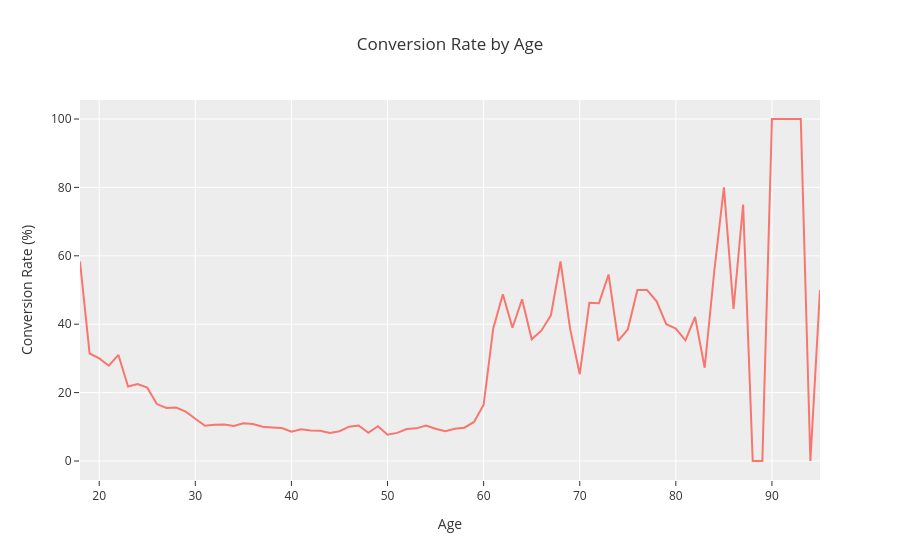

Notebook code for this chart:
### Code cell
# Visualize conversion rate by age using plotly
import plotly.express as px
figsize=(10,7)
fig = px.line(conversion_rate_by_age, 
              x=conversion_rate_by_age.index, 
              y=conversion_rate_by_age.values, 
              title='Conversion Rate by Age', 
              labels={'x':'Age', 'y':'Conversion Rate (%)'},
              template='ggplot2'
              )
fig.show()

### Figure 1 — Plotly figure (JSON) as saved in the notebook; plotly's stock layout.template omitted (floating-point values rounded to 4 significant figures)
{"data": [{"hovertemplate": "Age=%{x}<br>Conversion Rate (%)=%{y}<extra></extra>", "legendgroup": "", "line": {"color": "#F8766D", "dash": "solid"}, "marker": {"symbol": "circle"}, "mode": "lines", "name": "", "orientation": "v", "showlegend": false, "type": "scatter", "x": [18, 19, 20, 21, 22, 23, 24, 25, 26, 27, 28, 29, 30, 31, 32, 33, 34, 35, 36, 37, 38, 39, 40, 41, 42, 43, 44, 45, 46, 47, 48, 49, 50, 51, 52, 53, 54, 55, 56, 57, 58, 59, 60, 61, 62, 63, 64, 65, 66, 67, 68, 69, 70, 71, 72, 73, 74, 75, 76, 77, 78, 79, 80, 81, 82, 83, 84, 85, 86, 87, 88, 89, 90, 92, 93, 94, 95], "xaxis": "x", "y": [58.33, 31.43, 30.0, 27.85, 31.01, 21.78, 22.52, 21.44, 16.65, 15.51, 15.61, 14.43, 12.35, 10.32, 10.6, 10.65, 10.26, 11.03, 10.8, 10.02, 9.823, 9.617, 8.561, 9.295, 8.937, 8.872, 8.187, 8.717, 10.04, 10.39, 8.225, 10.16, 7.668, 8.226, 9.33, 9.54, 10.36, 9.429, 8.74, 9.42, 9.73, 11.43, 16.44, 38.78, 48.75, 38.96, 47.3, 35.59, 38.1, 42.59, 58.33, 38.64, 25.37, 46.3, 46.15, 54.55, 35.14, 38.46, 50.0, 50.0, 46.67, 40.0, 38.71, 35.29, 42.11, 27.27, 55.56, 80.0, 44.44, 75.0, 0.0, 0.0, 100.0, 100.0, 100.0, 0.0, 50.0], "yaxis": "y"}], "layout": {"legend": {"tracegroupgap": 0}, "title": {"text": "Conversion Rate by Age"}, "xaxis": {"anchor": "y", "domain": [0, 1], "title": {"text": "Age"}}, "yaxis": {"anchor": "x", "domain": [0, 1], "title": {"text": "Conversion Rate (%)"}}}}
